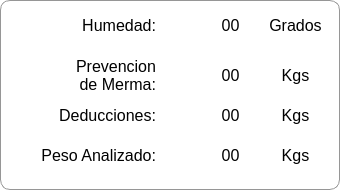
      <widget class="QFrame" name="frame_24">
       <property name="geometry">
        <rect>
         <x>940</x>
         <y>420</y>
         <width>340</width>
         <height>190</height>
        </rect>
       </property>
       <property name="styleSheet">
        <string notr="true">font: 16pt &quot;Bahnschrift&quot;;
border-width:1px;
border-color:rgb(150, 150, 150);
background:rgb(255, 255, 255);
border-style:solid;
border-radius:10px;</string>
       </property>
       <property name="frameShape">
        <enum>QFrame::StyledPanel</enum>
       </property>
       <property name="frameShadow">
        <enum>QFrame::Raised</enum>
       </property>
       <widget class="QLabel" name="Liq_Dedc_Humedad">
        <property name="geometry">
         <rect>
          <x>60</x>
          <y>10</y>
          <width>101</width>
          <height>31</height>
         </rect>
        </property>
        <property name="styleSheet">
         <string notr="true">font:16px;
border-radius:0px;
background:transparent;
border-color: transparent;</string>
        </property>
        <property name="text">
         <string>Humedad:</string>
        </property>
        <property name="alignment">
         <set>Qt::AlignRight|Qt::AlignTrailing|Qt::AlignVCenter</set>
        </property>
       </widget>
       <widget class="QLabel" name="Liq_Dedc_Merma">
        <property name="geometry">
         <rect>
          <x>60</x>
          <y>50</y>
          <width>101</width>
          <height>51</height>
         </rect>
        </property>
        <property name="styleSheet">
         <string notr="true">font:16px;
border-radius:0px;
background:transparent;
border-color: transparent;</string>
        </property>
        <property name="text">
         <string>Prevencion 
de Merma:</string>
        </property>
        <property name="alignment">
         <set>Qt::AlignRight|Qt::AlignTrailing|Qt::AlignVCenter</set>
        </property>
       </widget>
       <widget class="QLabel" name="Liq_Dedc_Deducciones">
        <property name="geometry">
         <rect>
          <x>40</x>
          <y>100</y>
          <width>121</width>
          <height>31</height>
         </rect>
        </property>
        <property name="styleSheet">
         <string notr="true">font:16px;
border-radius:0px;
background:transparent;
border-color: transparent;</string>
        </property>
        <property name="text">
         <string>Deducciones:</string>
        </property>
        <property name="alignment">
         <set>Qt::AlignRight|Qt::AlignTrailing|Qt::AlignVCenter</set>
        </property>
       </widget>
       <widget class="QLabel" name="Liq_Dedc_Analizado">
        <property name="geometry">
         <rect>
          <x>20</x>
          <y>140</y>
          <width>141</width>
          <height>31</height>
         </rect>
        </property>
        <property name="styleSheet">
         <string notr="true">font:16px;
border-radius:0px;
background:transparent;
border-color: transparent;</string>
        </property>
        <property name="text">
         <string>Peso Analizado:</string>
        </property>
        <property name="alignment">
         <set>Qt::AlignRight|Qt::AlignTrailing|Qt::AlignVCenter</set>
        </property>
       </widget>
       <widget class="QLabel" name="Liq_Dedc_Humedad_edit">
        <property name="geometry">
         <rect>
          <x>210</x>
          <y>10</y>
          <width>41</width>
          <height>31</height>
         </rect>
        </property>
        <property name="styleSheet">
         <string notr="true">font:16px;
border-radius:0px;
background:transparent;
border-color: transparent;</string>
        </property>
        <property name="text">
         <string>00</string>
        </property>
        <property name="alignment">
         <set>Qt::AlignCenter</set>
        </property>
       </widget>
       <widget class="QLabel" name="Liq_Dedc_Merma_edit">
        <property name="geometry">
         <rect>
          <x>210</x>
          <y>60</y>
          <width>41</width>
          <height>31</height>
         </rect>
        </property>
        <property name="styleSheet">
         <string notr="true">font:16px;
border-radius:0px;
background:transparent;
border-color: transparent;</string>
        </property>
        <property name="text">
         <string>00</string>
        </property>
        <property name="alignment">
         <set>Qt::AlignCenter</set>
        </property>
       </widget>
       <widget class="QLabel" name="Liq_Dedc_Deducciones_edit">
        <property name="geometry">
         <rect>
          <x>210</x>
          <y>100</y>
          <width>41</width>
          <height>31</height>
         </rect>
        </property>
        <property name="styleSheet">
         <string notr="true">font:16px;
border-radius:0px;
background:transparent;
border-color: transparent;</string>
        </property>
        <property name="text">
         <string>00</string>
        </property>
        <property name="alignment">
         <set>Qt::AlignCenter</set>
        </property>
       </widget>
       <widget class="QLabel" name="Liq_Dedc_Analizado_edit">
        <property name="geometry">
         <rect>
          <x>210</x>
          <y>140</y>
          <width>41</width>
          <height>31</height>
         </rect>
        </property>
        <property name="styleSheet">
         <string notr="true">font:16px;
border-radius:0px;
background:transparent;
border-color: transparent;</string>
        </property>
        <property name="text">
         <string>00</string>
        </property>
        <property name="alignment">
         <set>Qt::AlignCenter</set>
        </property>
       </widget>
       <widget class="QLabel" name="grados">
        <property name="geometry">
         <rect>
          <x>260</x>
          <y>10</y>
          <width>71</width>
          <height>31</height>
         </rect>
        </property>
        <property name="styleSheet">
         <string notr="true">font:16px;
border-radius:0px;
background:transparent;
border-color: transparent;</string>
        </property>
        <property name="text">
         <string>Grados</string>
        </property>
        <property name="alignment">
         <set>Qt::AlignCenter</set>
        </property>
       </widget>
       <widget class="QLabel" name="kgs_5">
        <property name="geometry">
         <rect>
          <x>260</x>
          <y>60</y>
          <width>71</width>
          <height>31</height>
         </rect>
        </property>
        <property name="styleSheet">
         <string notr="true">font:16px;
border-radius:0px;
background:transparent;
border-color: transparent;</string>
        </property>
        <property name="text">
         <string>Kgs</string>
        </property>
        <property name="alignment">
         <set>Qt::AlignCenter</set>
        </property>
       </widget>
       <widget class="QLabel" name="kgs_6">
        <property name="geometry">
         <rect>
          <x>260</x>
          <y>100</y>
          <width>71</width>
          <height>31</height>
         </rect>
        </property>
        <property name="styleSheet">
         <string notr="true">font:16px;
border-radius:0px;
background:transparent;
border-color: transparent;</string>
        </property>
        <property name="text">
         <string>Kgs</string>
        </property>
        <property name="alignment">
         <set>Qt::AlignCenter</set>
        </property>
       </widget>
       <widget class="QLabel" name="kgs_7">
        <property name="geometry">
         <rect>
          <x>260</x>
          <y>140</y>
          <width>71</width>
          <height>31</height>
         </rect>
        </property>
        <property name="styleSheet">
         <string notr="true">font:16px;
border-radius:0px;
background:transparent;
border-color: transparent;</string>
        </property>
        <property name="text">
         <string>Kgs</string>
        </property>
        <property name="alignment">
         <set>Qt::AlignCenter</set>
        </property>
       </widget>
       <zorder>grados</zorder>
       <zorder>Liq_Dedc_Humedad</zorder>
       <zorder>Liq_Dedc_Merma</zorder>
       <zorder>Liq_Dedc_Deducciones</zorder>
       <zorder>Liq_Dedc_Analizado</zorder>
       <zorder>Liq_Dedc_Merma_edit</zorder>
       <zorder>Liq_Dedc_Deducciones_edit</zorder>
       <zorder>Liq_Dedc_Analizado_edit</zorder>
       <zorder>Liq_Dedc_Humedad_edit</zorder>
       <zorder>kgs_5</zorder>
       <zorder>kgs_6</zorder>
       <zorder>kgs_7</zorder>
      </widget>
